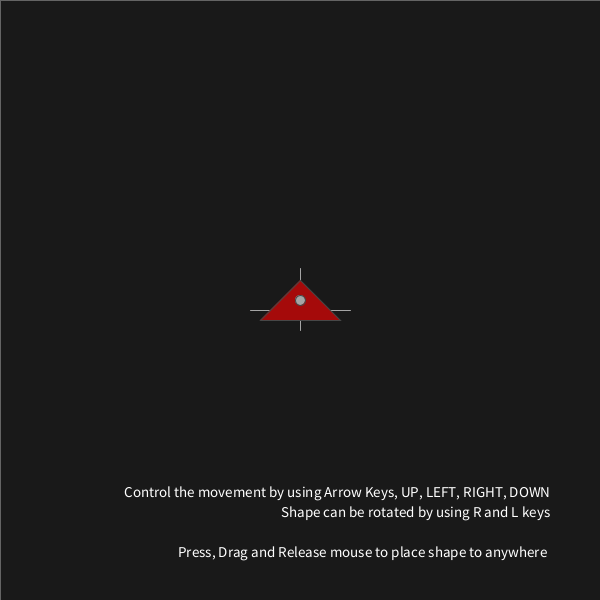
Frame 1 (no input)
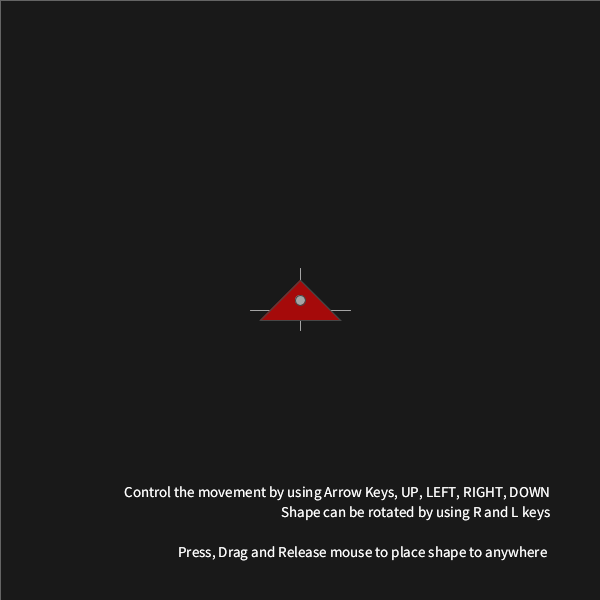
Frame 60 (the mouse pressed at the canvas centre just before this capture)
Frame 120 (the mouse held since frame 60 and released just before this capture): identical to frame 60, image omitted

The Processing sketch that drew these frames (run headless with seeded random() and noise(); from frame 60 on, the mouse is pressed at the canvas centre):

// Processing sketch: processing_86220
// ── processing_86220.pde


// SCREEN SETUP
void setup() {
  size(600, 600);
  background(25);
}

// VARIABLES
float originX = 300;
float originY = 300;
//r value to hold the screen rotation value
float r = 0;
//Size factor for the shape to be drawn
float sizeFactor = 2;
//increment values in major directions (UP, Down, Right, Left sides of head)
float incrementValue = 15; // 15 px, at each key stroke



// MAIN FUNCTION 
void draw() {
  makeTransformations(); // Listen keystrokes here, and make screen transformations 
  drawMyTriangle(); // Draws the shape on screen with its current position and rotation 
  undoTransformations(); // Undoes the screen transformations, so that the screen is vertical again.

  fadeEffect(); // Refreshes the screen by using an effect
  writeInstructions(); // Writes instructions on Screen
}

// METHODS 
/* This will change the screen origin point and rotate */
void makeTransformations() {
  translate(originX, originY);
  rotate(r);
}

/* Method undoes all the screen transformations made before.
 Instead a built-in function may have been used, resetMatrix() */
void undoTransformations() {
  /*This will reset all the translate and rotation amount
   it will ease to determine the coordinates in FadeEffect and writeInstr. functions. */
  rotate(-r);
  translate(-originX, -originY);
}

/* Method refreshes screen by a fade effect */
void fadeEffect() {
  fill(25, 100);
  rect(0, 0, width, height);
}	

/* Method writes instructions on Screen */
void writeInstructions() {  
  textSize(15);
  textAlign(RIGHT, BOTTOM);
  fill(255);
  text("Control the movement by using Arrow Keys, UP, LEFT, RIGHT, DOWN", 550, 500);
  text("Shape can be rotated by using R and L keys", 550, 520);
  text("Press, Drag and Release mouse to place shape to anywhere ", 550, 560);
}

/* Method draws the triangle on Screen */
void drawMyTriangle() {

  // Axes are to emphasize the ways around Triangle
  drawAxes();

  // Draw the main Body
  stroke(100);
  fill(255, 0, 0);
  //(0,0) is the center of triangle
  triangle(0, 0-(10*sizeFactor), 0-(20*sizeFactor), 0+(10*sizeFactor), 0+(20*sizeFactor), 0+(10*sizeFactor));

  //Put an ellipse is to emphasize center point of triangle.	
  fill(255);
  ellipse(0, 0, 5*sizeFactor, 5*sizeFactor);
}

/* Method draws two perpendicular axis, to emphasize the main ways of triangle shape */
void drawAxes() {

  // Drwa Vertical axis
  stroke(255);
  line(0, -16*sizeFactor, 0, 15*sizeFactor);

  // Draw Horizontal Axis
  stroke(255);
  line(-25*sizeFactor, 5*sizeFactor, 25*sizeFactor, 5*sizeFactor);
}

//ACTION LISTENERS
/* mouseDRagged Function (an internal built-in function, listens for the drag movements of mouse */
void mouseDragged() {
  originX = mouseX;
  originY = mouseY;
}


/* KeyPressed Function (an internal built-in function, listens the keyboard entries) */
void keyPressed() {

  //Calculates vectorial displacement amount  
  if (keyCode == UP) {
    originX +=  incrementValue * sin(r);
    originY -=  incrementValue * cos(r);
  }

  else if (keyCode == DOWN) {
    originX -=  incrementValue * sin(r);
    originY +=  incrementValue * cos(r);
  } 

  else if (keyCode == LEFT) {
    originX -=  incrementValue * cos(r);
    originY -=  incrementValue * sin(r);
  } 

  else if (keyCode == RIGHT) {
    originX += incrementValue * cos(r);
    originY += incrementValue * sin(r);
  }

  // If user press R or L keys rotate the scene with PI/20 radian.
  else if ( key == 'r' || key == 'R') {
    r += (PI/20); // r represents the rotation amount of screen
  }
  else if (key == 'l' || key == 'L') {
    r -= (PI/20);
  }
}
